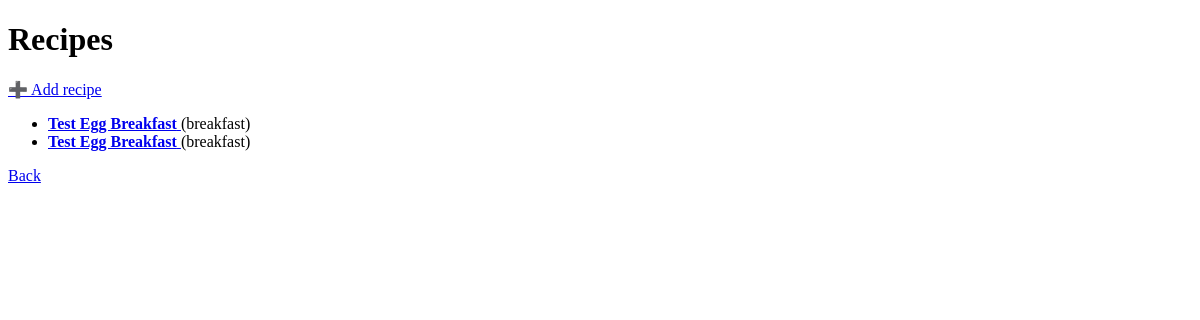
Page /recipes on the earlier database version.
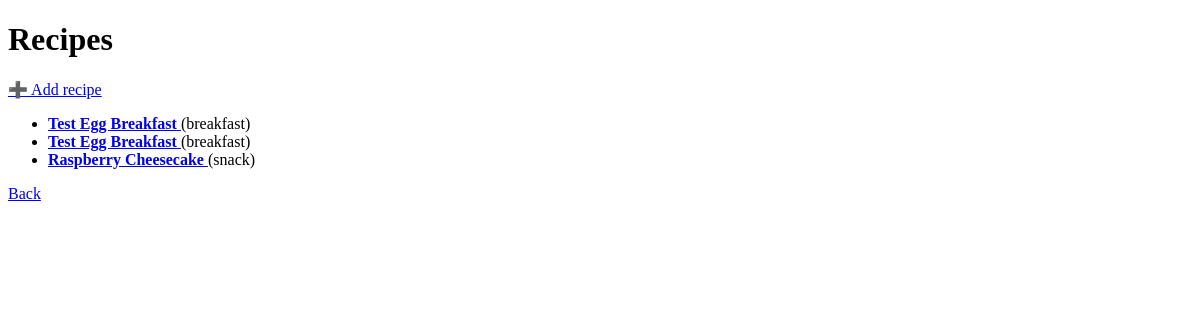
Same page on the later database version.
### tables this page shows
CREATE TABLE recipes (
            id INTEGER PRIMARY KEY AUTOINCREMENT,
            name TEXT NOT NULL,
            category TEXT NOT NULL,
            instructions TEXT,
            image_path TEXT
        );

### app/routes/recipes.py (the view)
@router.get("")
def list_recipes(request: Request):
    with sqlite3.connect(RECIPE_DB_PATH) as conn:
        cur = conn.cursor()
        cur.execute(
            """
            SELECT id, name, category
            FROM recipes
            ORDER BY category, name
        """
        )
        recipes = cur.fetchall()
    return templates.TemplateResponse(
        "recipes_list.html",
        {
            "request": request,
            "recipes": recipes,
        },
    )

### app/templates/recipes_list.html (shortened to what this page needs)
<!DOCTYPE html>
<html>
  <head>
  </head>
  <body>
    <h1>Recipes</h1>
    <p>
      <a href="/recipes/new">➕ Add recipe</a>
    </p>
    <ul>
      {% for r in recipes %}
      <li>
        <a href="/recipes/{{ r[0] }}">
          <strong>{{ r[1] }}</strong>
        </a>
        ({{ r[2] }})
      </li>
      {% endfor %}
    </ul>
    <a href="/">Back</a>
  </body>
</html>

Differences in the rows shown:
added recipes: name "Raspberry Cheesecake", category "snack"
